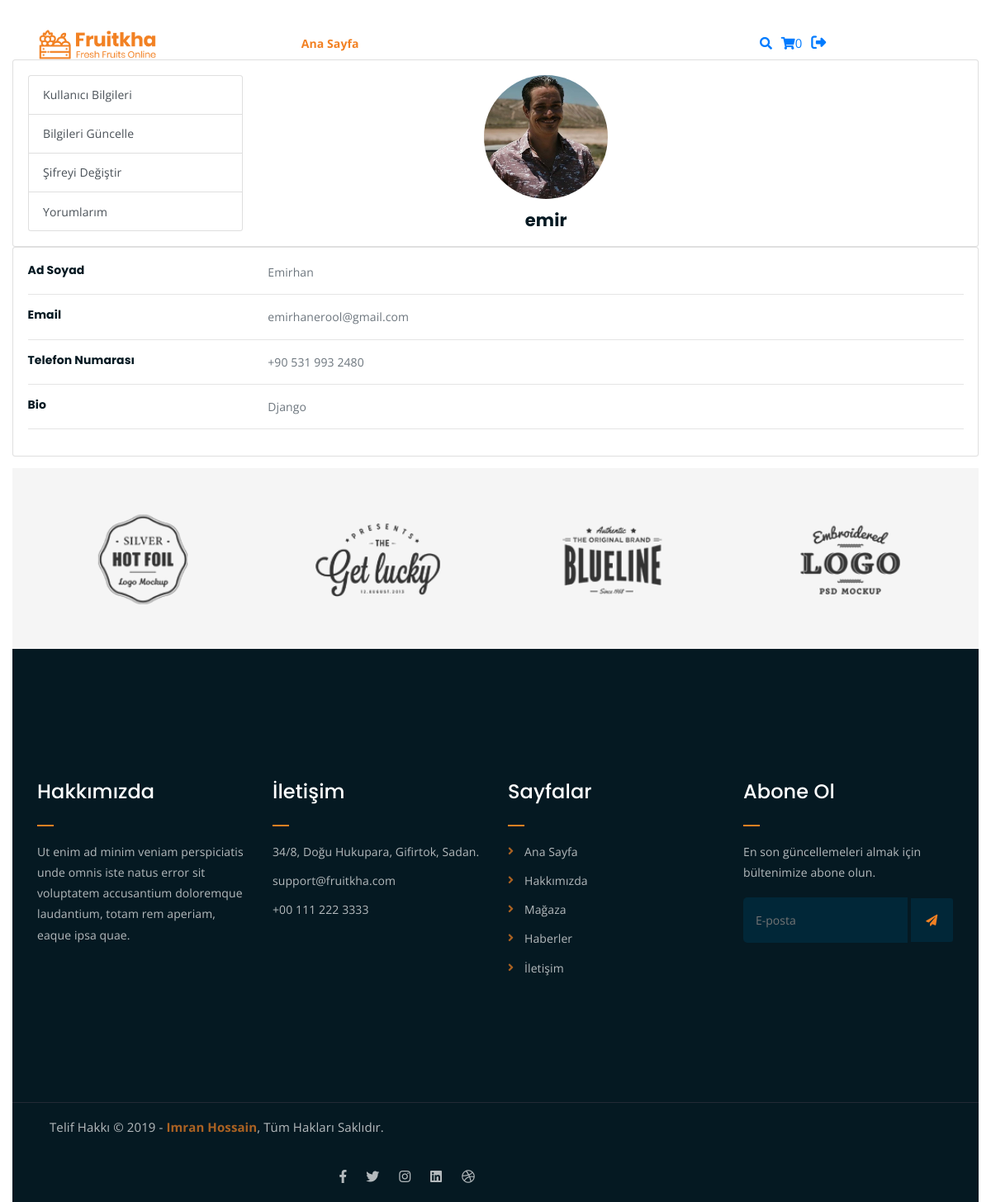
/userauth/profile/ (signed in), run on the app's committed database.
### userauth/models.py (models this page shows, shortened)
class Profile(models.Model):
    user = models.OneToOneField(User,on_delete=models.CASCADE,default=None)
    image = models.ImageField(upload_to="image")
    full_name = models.CharField(max_length=50, blank=True , null=True)
    bio = models.CharField(max_length=200, blank=True , null=True)
    phone = models.CharField(max_length=200, blank=True , null=True)

### userauth/views.py (the view)
# urls.py: path("profile/",views.profile,name="profile"),
def profile(request):
    try:
        profile = Profile.objects.get(user=request.user)
    except Profile.DoesNotExist:
        profile = None
    context = {'profile': profile}
    return render(request, 'user/userprofile.html', context)

### templates/user/userprofile.html
{% extends "partials/base.html" %}
{% load static %}
{% block content %}
<div class="col-md-12" style="margin-top:6%">
    <div class="card">
        <div class="card-body">
            <div class="row">
                <div class="col-md-3">
                    <div class="list-group" >
                        <a href="{% url 'user:profile' %}" class="list-group-item list-group-item-action">Kullanıcı Bilgileri</a>
                        <a href="{% url 'user:profile-update' %}" class="list-group-item list-group-item-action">Bilgileri Güncelle</a>
                        <a href="{% url 'user:change_password' %}" class="list-group-item list-group-item-action">Şifreyi Değiştir</a>
                        <a href="{% url 'user:comments' %}" class="list-group-item list-group-item-action">Yorumlarım</a>
                    </div>
                </div>
                <div class="col-md-9">
                    <div class="d-flex flex-column align-items-center text-center" style="margin-right:20%">
                        <img src="{{profile.image.url}}" alt="Admin" class="rounded-circle" width="150" >
                        <div class="mt-3">
                            <h4>{{profile.user.username}}</h4>
                        </div>
                    </div>
                </div>
            </div>
        </div>
    </div>
      <div class="card mb-3 " >
        <div class="card-body ">
          <div class="row " >
            <div class="col-sm-3">
              <h6 class="mb-0">Ad Soyad</h6>
            </div>
            <div class="col-sm-9 text-secondary">
              {{profile.full_name}}
            </div>
          </div>
          <hr>
          <div class="row">
            <div class="col-sm-3">
              <h6 class="mb-0">Email</h6>
            </div>
            <div class="col-sm-9 text-secondary">
              {{profile.user.email}}
            </div>
          </div>
          <hr>
          <div class="row">
            <div class="col-sm-3">
              <h6 class="mb-0">Telefon Numarası</h6>
            </div>
            <div class="col-sm-9 text-secondary">
              {{profile.phone}}
            </div>
          </div>
          <hr>
          <div class="row">
            <div class="col-sm-3">
              <h6 class="mb-0">Bio</h6>
            </div>
            <div class="col-sm-9 text-secondary">
              {{profile.bio}}
            </div>
          </div>
          <hr>
        </div>
      </div>
 {% endblock content%}

### core/static/assets/css/main.css (style rules this page uses)
html { font-size: 14px; font-weight: 400; line-height: 28px; height: 100%; }
body { font-family: "Open Sans", sans-serif; font-weight: 400; font-size: 1rem; letter-spacing: 0.1px; line-height: 1.8; color: #051922; overflow-x: hidden; }
body img { max-width: 100%; }
a { cursor: pointer; text-decoration: none; -webkit-transition: all 0.2s ease-in-out; -o-transition: all 0.2s ease-in-out; transition: all 0.2s ease-in-out; }
h1, .h1, h2, .h2, h3, .h3, h4, .h4, h5, .h5, h6, .h6 { font-family: "Poppins", sans-serif; font-weight: 700; margin: 0 0 1.25rem 0; color: #051922; }
h1:last-child, .h1:last-child, h2:last-child, .h2:last-child, h3:last-child, .h3:last-child, h4:last-child, .h4:last-child, h5:last-child, .h5:last-child, h6:last-child, .h6:last-child { margin: 0; }
h4, .h4 { font-size: 1.5rem; font-weight: 700; line-height: 1.75rem; }
h6, .h6 { font-size: 1rem; font-weight: 700; line-height: 1.5rem; }
html, body { height: 100%; }

### data on the page
Profile: image (picture), user.username "emir", full_name "Emirhan", user.email "emirhanerool@gmail.com", phone "+90 531 993 2480", bio "Django"

### other printed values
{{ request.session.cart_data_obj|length }} "0"
